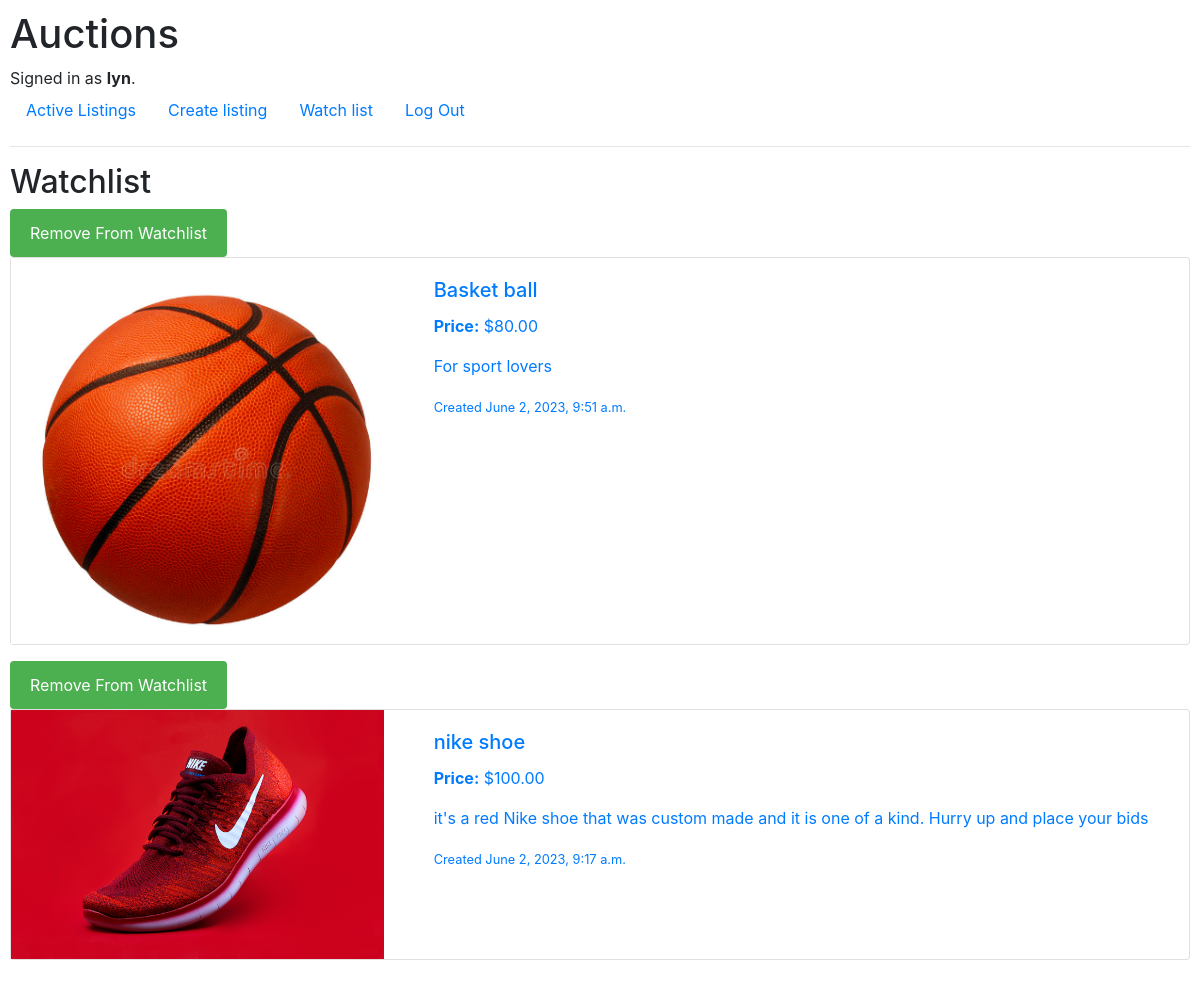
Page /watchlist (signed in) on the earlier database version.
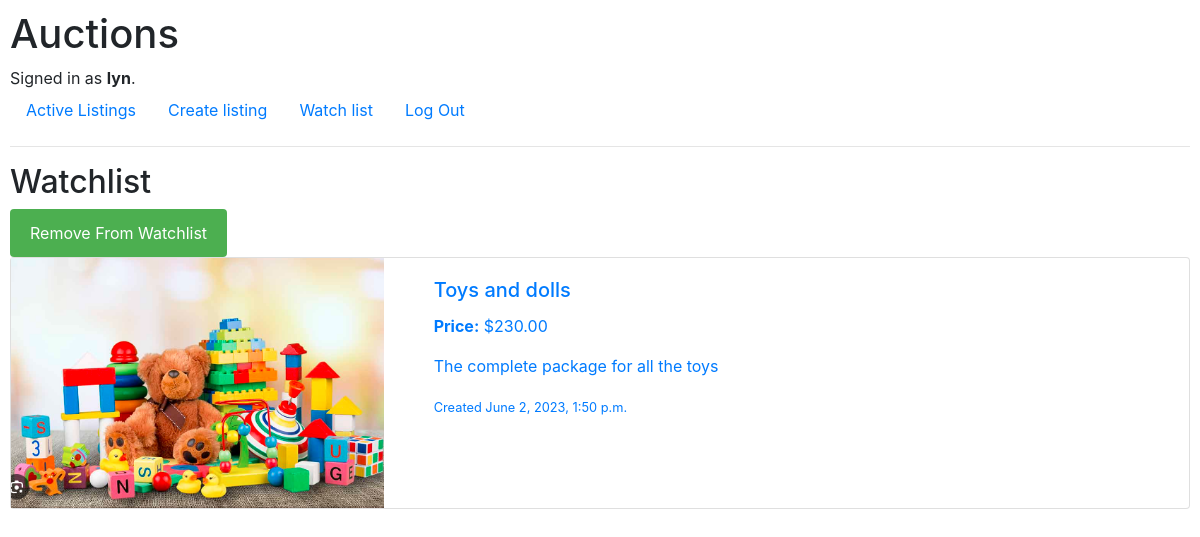
Same page on the later database version.
### auctions/models.py (models this page shows, shortened)
class Auction_listings(models.Model):
    item_name = models.CharField(max_length=64)
    price = models.DecimalField(max_digits=10, decimal_places=2)
    discription = models.TextField(max_length=500)
    image = models.ImageField(null=True, blank=True, upload_to='images/', default='default.jpg')
    category = models.ForeignKey("Category", on_delete=models.CASCADE, null=True, blank=True)
    listed_by = models.ForeignKey("User", on_delete=models.CASCADE)
    last_updated = models.DateTimeField(auto_now=True)
    is_active = models.BooleanField(default=True)

### auctions/views.py (the view, shortened to what this page needs)
# urls.py: path("watchlist", views.watchlist, name="watchlist"),
@login_required
def watchlist(request):
    message = None
    color = None
    watch_list = Auction_listings.objects.filter(watch_list__user=request.user)
    return render(request, "auctions/watchlist.html", {
        "watchlist": watch_list,
        "message": message,
        "color": color
    })

### auctions/templates/auctions/watchlist.html (shortened to what this page needs)
{% extends "auctions/layout.html" %}
{% block body %}
    <h2>Watchlist</h2>
    {% for list in watchlist %}
        <form action="{% url 'watchlist_del' %}" method="post">
            <input type="submit" class="btn-primary" value="Remove From Watchlist">
        </form>
        <a href="{% url 'listing' id=list.id %}">
        <div class="card mb-3">
            <div class="row g-0">
            <div class="col-md-4">
                <img src="{{ list.image.url }}" class="img-fluid rounded-start" alt="image for the item">
            </div>
            <div class="col-md-8">
                <div class="card-body">
                <h5 class="card-title">{{ list.item_name }}</h5>
                <p class="card-text"> <strong>Price:</strong> ${{ list.price }}</p>
                <p class="card-text">{{ list.discription }}</p>
                <p class="card-text"><small class="text-body-secondary">Created {{ list.last_updated }}</small></p>
                </div>
            </div>
            </div>
        </div>
        </a>
    {% empty %}
    <ul>
        <li>Watchlist is empty</li>
    </ul>
    {% endfor %}
{% endblock %}

Differences in the rows shown:
no longer on this page (row edited): Auction_listings: image (picture), item_name "Basket ball", price "80.00", discription "For sport lovers", last_updated "June 2, 2023, 9:51 a.m."
removed Auction_listings: image (picture), item_name "nike shoe", price "100.00", discription "it's a red Nike shoe that was custom made and it is one of a kind. Hurry up and place your bids", last_updated "June 2, 2023, 9:17 a.m."
added Auction_listings: image (picture), item_name "Toys and dolls", price "230.00", discription "The complete package for all the toys", last_updated "June 2, 2023, 1:50 p.m."
